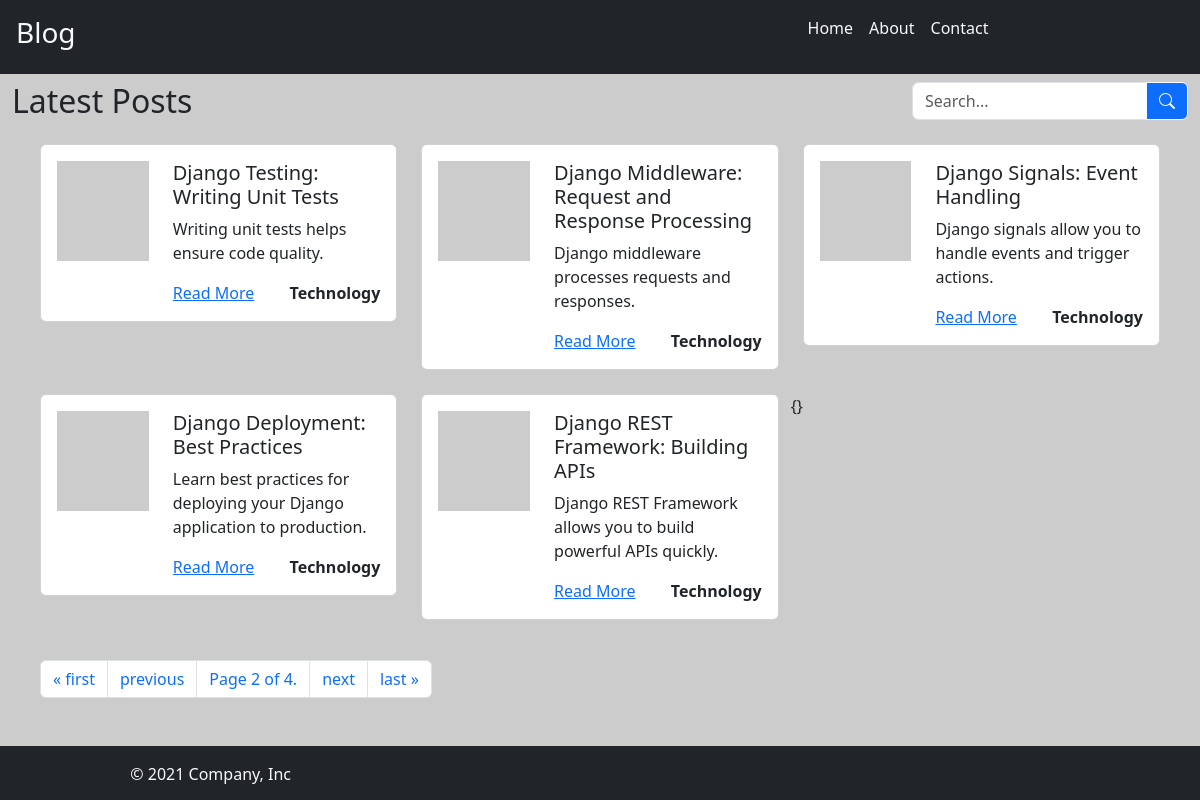
Screenshot of /blog/?page=2 with the database file from the repository.
### blog/models.py (models this page shows, shortened)
class Post(models.Model):
    title = models.CharField(max_length=100)
    content = models.TextField()
    img_url = models.URLField(blank=True, null=True)
    created_at = models.DateTimeField(auto_now_add=True)
    slug = models.SlugField(
        unique=True,
        blank=True,
        max_length=100
    )
    category = models.ForeignKey(category, on_delete=models.CASCADE)

class category(models.Model):
    name=models.CharField(max_length=100)

### blog/views.py (the view)
# urls.py: path("",views.index,name="index"),
def index(request):
    blog_title = "Latest Posts"
    all_posts = Post.objects.all().order_by('-created_at')
    paginator = Paginator(all_posts, 5)  # 5 posts per page
    page_number = request.GET.get('page')
    page_obj = paginator.get_page(page_number)
    return render(request, 'index.html', {
        'blog_title': blog_title,
        'post_obj': page_obj,
        'page_obj': page_obj,
    })

### blog/templates/index.html (shortened to what this page needs)
{% extends "base.html" %}
{% block content %}
    <div class="container-fluid ">
        <div class="row my-2">
            <div class="col">
                <h2 > {{blog_title}} </h2>
            </div>
            <div class="col-3">
                <div class="input-group">
                    <input type="text" class="form-control" placeholder="Search..." aria-label="Search">
                    <button class="btn btn-outline-light btn-primary " type="button" id="button-search">
                      <i class="bi bi-search"></i>
                    </button>
                  </div>
            </div>
        </div>
        <div class="row m-3">
            {% if post_obj %}
            {% for con in post_obj %}
            <div class="col-4 mb-4">
                <div class="card">
                    <div class="card-body">
                        <div class="row">
                            <div class="col-md-4">
                                <img style="height:100px; width: 300px;"  src="{{ con.img_url }}" class="img-fluid" alt="{{ con.title }}">
                            </div>
                            <div class="col-md-8">
                                <h5 class="card-title"> {{con.title}} </h5>
                                <p class="card-text"> {{con.content}} </p>
                                <div class="d-flex justify-content-between">
                                     <a href="{% url 'blog:detail'  slug=con.slug %}">Read More</a>
                                    <a class="text-decoration-none text-dark fw-bold" href="#">{{con.category.name}}</a>
                                </div>
                            </div>
                        </div>
                    </div>
                </div>
            </div>{% endfor %}
               {% else %}
                  <p>No Posts Available</p>
               {% endif %}
{}
            <div class="col-12 my-3">
                {% if post_obj.has_other_pages %}
                <nav aria-label="Page navigation">
                    <ul class="pagination">
                        {% if post_obj.has_previous %}
                        <li class="page-item">
                            <a class="page-link" href="?page={{ post_obj.previous_page_number }}" aria-label="First">
                                <span aria-hidden="true">&laquo; first</span>
                            </a>
                        </li>
                       {% endif %}
                        {% if post_obj.has_previous %}
                        <li class="page-item">
                            <a class="page-link" href="?page={{ post_obj.previous_page_number }}" aria-label="Previous">
                                <span aria-hidden="true">previous</span>
                            </a>
                        </li>
                        {% endif %}
                        <li class="page-item"><span class="page-link">Page {{ post_obj.number }} of {{ post_obj.paginator.num_pages }}.</span></li>
                        {% if post_obj.has_next %}
                        <li class="page-item">
                            <a class="page-link" href="?page={{ post_obj.next_page_number }}" aria-label="Next">
                                <span aria-hidden="true">next</span>
                            </a>
                        </li>
                        {% endif %}
                        {% if post_obj.has_next %}
                        <li class="page-item">
                            <a class="page-link" href="?page={{ post_obj.paginator.num_pages }}" aria-label="Last">
                                <span aria-hidden="true">last &raquo;</span>
                            </a>
                        </li>
                        {% endif %}
                    </ul>
                </nav>
                {% endif %}
            </div>
        </div>
    </div>
    {% endblock content %}

### blog/static/style.css (style rules this page uses)
body { background-color: #cccccc; }

### rows the page displays
Post: title "Django Testing: Writing Unit Tests", content "Writing unit tests helps ensure code quality.", category.name "Technology"
Post: title "Django Middleware: Request and Response Processing", content "Django middleware processes requests and responses.", category.name "Technology"
Post: title "Django Signals: Event Handling", content "Django signals allow you to handle events and trigger actions.", category.name "Technology"
Post: title "Django Deployment: Best Practices", content "Learn best practices for deploying your Django application to production.", category.name "Technology"
Post: title "Django REST Framework: Building APIs", content "Django REST Framework allows you to build powerful APIs quickly.", category.name "Technology"

### other values shown
{{ blog_title }} "Latest Posts"
{{ post_obj.number }} "2"
{{ post_obj.paginator.num_pages }} "4"
